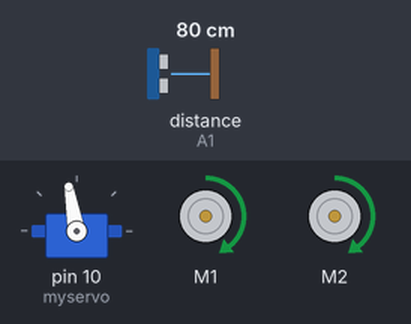
A sketch run on a simulated Arduino Uno, built with avr-gcc and run on an emulated ATmega328P. Shown: servo, 2 × DC motor (green arrow = forward, orange = backward, longer = faster). The test bench sets the inputs (shaded band); at power-on: distance to the obstacle (sensor on A1) 80 cm. The echo pulse lasts 58.3 µs per cm.

Above: at 4.0 s.
4.1 s: distance to the obstacle (sensor on A1) set to 34 cm
5.6 s: distance to the obstacle (sensor on A1) set to 27 cm
At 7.1 s:
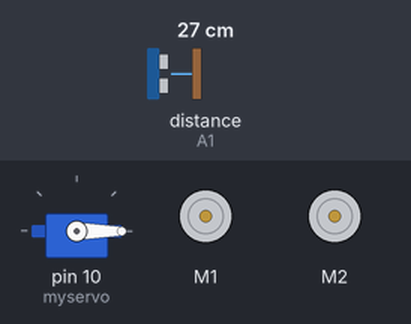
8.6 s: distance to the obstacle (sensor on A1) set to 35 cm
At 9.1 s:
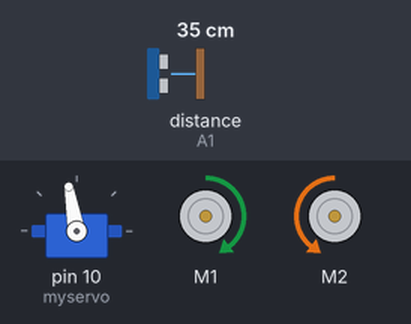
11.1 s: distance to the obstacle (sensor on A1) set to 2 cm
At 13.8 s:
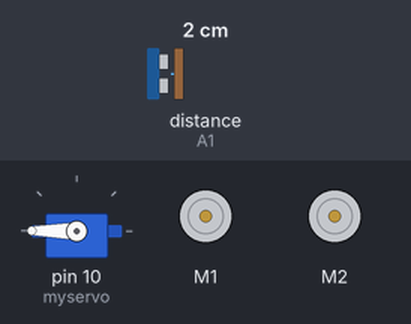
14.1 s: distance to the obstacle (sensor on A1) set to 60 cm
At 14.92 s:
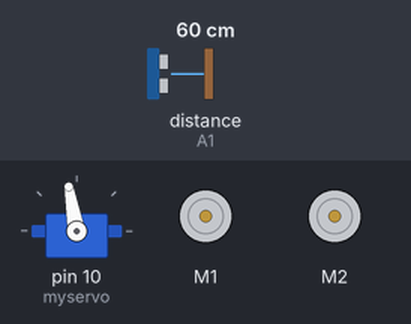
Timing chart, 0 to 17.1 s (numbered marks = the images above; inputs shaded):
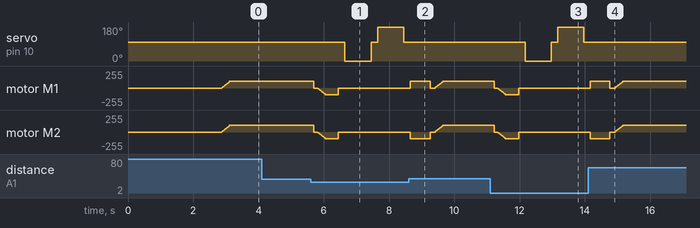

Measured:
- the behaviour switches between 31 and 30 cm on distance to the obstacle (sensor on A1) (found by bisection; images 0 and 1)
- after the input at 4.1 s, every drawn part: stays the same
- after the input at 5.6 s, servo on pin 10 (myservo): 100° → 0° after 1.0 s, → 100° 0.80 s later, → 180° 0.20 s later, → 100° 0.80 s later
- after the input at 8.6 s, servo on pin 10 (myservo): stays 100° (without the input it goes to 0° after 1.7 s)
- after the input at 11.1 s, servo on pin 10 (myservo): 100° → 0° after 1.1 s, → 100° 0.80 s later, → 180° 0.20 s later, → 100° 0.80 s later
- after the input at 14.1 s, servo on pin 10 (myservo): stays 100° (without the input it goes to 0° after 1.8 s)

The sketch:

ARDUINO_OBSTACLE_AVOIDING_CAR.ino
```cpp
//ARDUINO OBSTACLE AVOIDING CAR//

#include <AFMotor.h>
#include <NewPing.h>
#include <Servo.h>

#define TRIG_PIN A0
#define ECHO_PIN A1
#define MAX_DISTANCE 200
#define MAX_SPEED 100 // sets speed of DC  motors
#define MAX_SPEED_OFFSET 20

NewPing sonar(TRIG_PIN, ECHO_PIN, MAX_DISTANCE);

AF_DCMotor motor1(1, MOTOR12_1KHZ);
AF_DCMotor motor2(2, MOTOR12_1KHZ);
Servo myservo;

boolean goesForward=false;
int distance = 100;
int speedSet = 0;

void setup() {

  myservo.attach(10);
  myservo.write(100);
  delay(2000);
  distance = readPing();
  delay(100);
  distance = readPing();
  delay(100);
  distance = readPing();
  delay(100);
  distance = readPing();
  delay(100);
}

void loop() {
 int distanceR = 0;
 int distanceL =  0;
 delay(40);

 if(distance<=30)
 {
  moveStop();
  delay(100);
  moveBackward();
  delay(400);
  moveStop();
  delay(200);
  distanceR = lookRight();
  delay(200);
  distanceL = lookLeft();
  delay(200);

  if(distanceR>=distanceL)
  {
    turnRight();
    moveStop();
  }else
  {
    turnLeft();
    moveStop();
  }
 }else
 {
  moveForward();
 }
 distance = readPing();
}

int lookRight()
{
    myservo.write(0);
    delay(500);
    int distance = readPing();
    delay(200);
    myservo.write(100);
    return distance;
    delay(200);
}

int lookLeft()
{
    myservo.write(180);
    delay(500);
    int distance = readPing();
    delay(200);
    myservo.write(100);
    return distance;
    delay(200);
}

int readPing() {
  delay(100);
  int cm = sonar.ping_cm();
  if(cm==0)
  {
    cm = 250;
  }
  return cm;
}

void moveStop() {
  motor1.run(RELEASE);
  motor2.run(RELEASE);
  }

void moveForward() {

 if(!goesForward)
  {
    goesForward=true;
    motor1.run(FORWARD);
    motor2.run(FORWARD);
   for (speedSet = 0; speedSet < MAX_SPEED; speedSet +=2) // slowly bring the speed up to avoid loading down the batteries too quickly
   {
    motor1.setSpeed(speedSet);
    motor2.setSpeed(speedSet);
    delay(5);
   }
  }
}

void moveBackward() {
    goesForward=false;
    motor1.run(BACKWARD);
    motor2.run(BACKWARD);
  for (speedSet = 0; speedSet < MAX_SPEED; speedSet +=2) // slowly bring the speed up to avoid loading down the batteries too quickly
  {
    motor1.setSpeed(speedSet);
    motor2.setSpeed(speedSet);
    delay(5);
  }
}

void turnRight() {
  motor1.run(FORWARD);
  motor2.run(BACKWARD);
  delay(600);
  motor1.run(FORWARD);
  motor2.run(FORWARD);
}

void turnLeft() {
  motor1.run(BACKWARD);
  motor2.run(FORWARD);
  delay(600);
  motor1.run(FORWARD);
  motor2.run(FORWARD);
}
```
